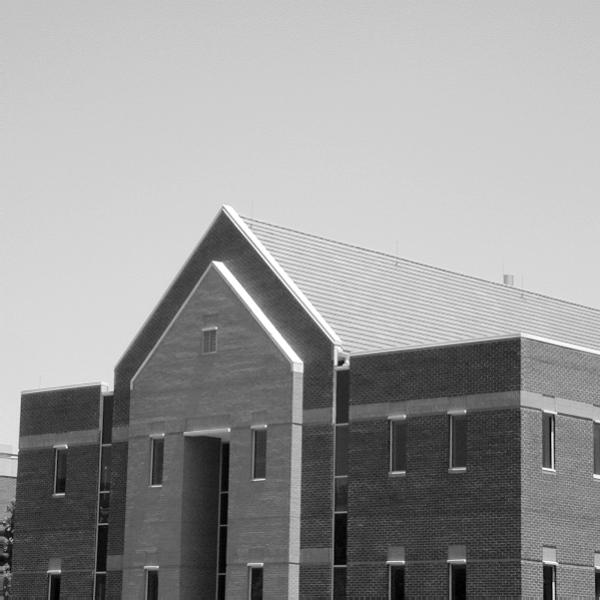
%> input picture assignment3/3_3.jpg, 600 x 600 px
$ octave assignment3.m   (GNU Octave 9; MATLAB toolbox functions it lacks are replaced by stand-ins)
%> lines starting %> are read from the running program, lines starting %| are printed output that depends on the picture
I=imread('3_3.jpg');
%> I is the input picture: size 600x600 uint8; min 0, max 255, mean 152.9
f=double(I);
F=fft2(f);%对原图做二维傅立叶变换
S=fftshift(log(1+abs(F)));
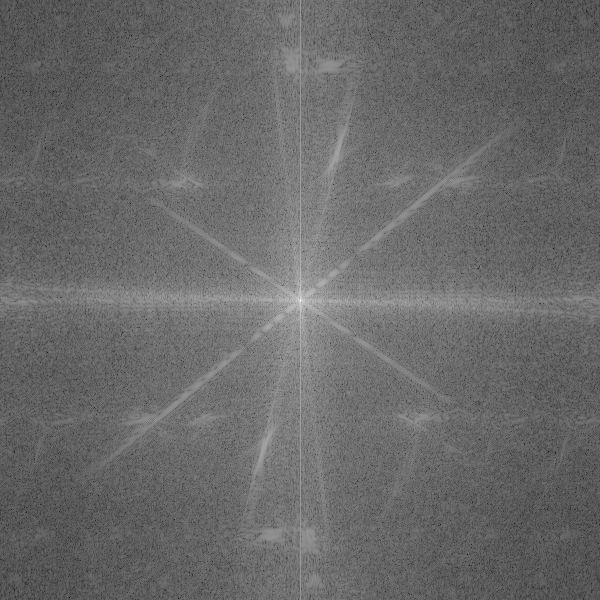
%> S: size 600x600 double; min 0.355, max 17.82, mean 7.59; drawn with min black and max white
figure,imshow(S,[]);title('原图频域');

h=fspecial ('sobel')  %3*3垂直方向Sobel滤波器
figure,freqz2(h);title('sobel算子的频域响应');    %显示sobel算子的频域响应
%> after `title('sobel算子的频域响应')`:
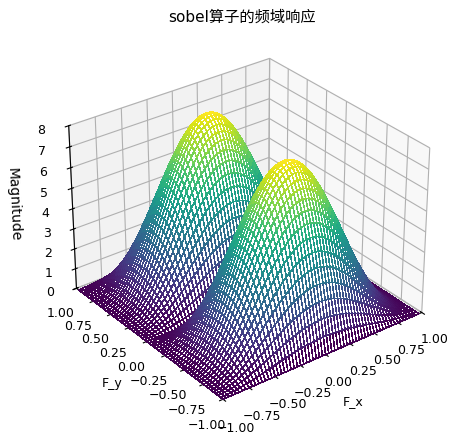
%> figure redrawn from the program's plot data

PQ= paddedsize(size(f));%得到零填充后的尺寸
%> PQ = [1200 1200]
H=freqz2(h, PQ(1), PQ(2));%生成与h相应的频域滤波器
H1=ifftshift(H);
gs=imfilter(double(f), h);%空间域滤波得到图像
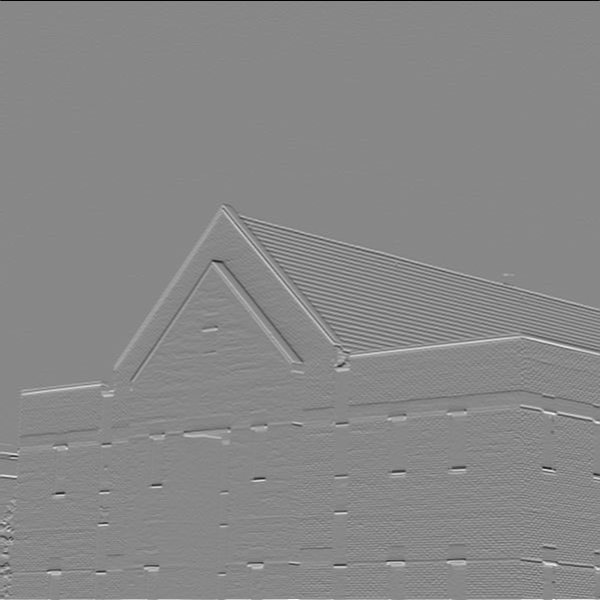
%> gs: size 600x600 double; min -805, max 706, mean 0.9; drawn with min black and max white
gf=dftfilt(f, H1);%频域滤波得到图像
%> in dftfilt, `g=real(ifft2(H.*F));`:
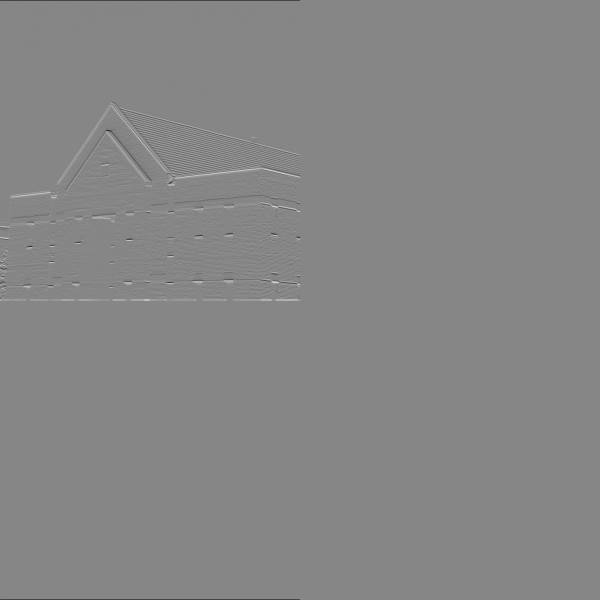
%> g: size 1200x1200 double (shown at 1/2 size); min -811, max 731, mean 0; drawn with min black and max white
figure, subplot(1,2,1);imshow(gf, [ ]);title('图2：频域滤波');%频域滤波
subplot(1,2,2);imshow(gs, [ ]);title('图3：空间域滤波');%直接在空间域滤波

d=abs(gs-gf);     %对空间滤波结果和频域滤波结果取差值
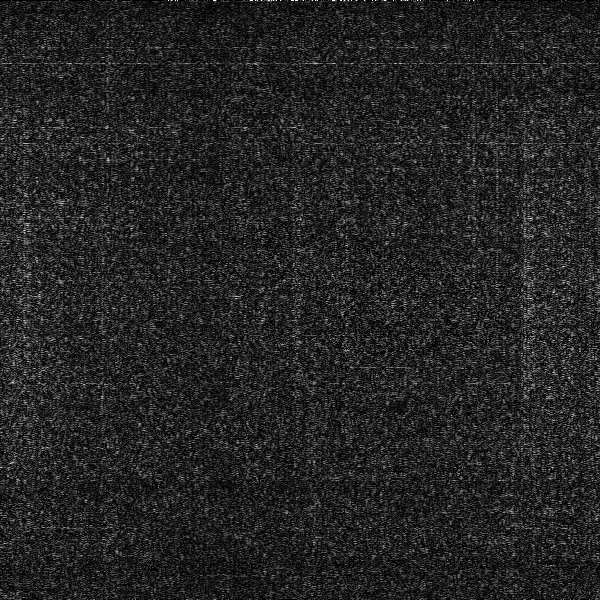
%> d: size 600x600 double; min 0, max 3.41e-13, mean 4.88e-14; drawn with min black and max white
disp(['空间滤波结果和频域滤波结果的差值不大于:'] );
max(d(:))
%> ans = 3.41e-13
disp('差值最小为：')
min(d(:))
%> ans = 0
disp('综上，可验证空间域和频域滤波等价')

function PQ = paddedsize(AB,CD,~ )
%填充尺寸函数
if nargin == 1%输入变量的个数
    PQ = 2*AB;
elseif nargin ==2 && ~ischar(CD)
    PQ = QB +CD -1;
    PQ = 2*ceil(PQ/2);
elseif nargin == 2
    m = max(AB);
    P = 2^nextpow(2*m);
    PQ = [P,P];
elseif nargin == 3
    m = max([AB CD]);
    P = 2^nextpow(2*m);
    PQ = [P,P];
else
    error('Wrong number of inputs');
end
end

function g = dftfilt(f,H)
% 频域滤波函数
F=fft2(f,size(H,1),size(H,2));
g=real(ifft2(H.*F));
g=g(1:size(f,1),1:size(f,2));
end
